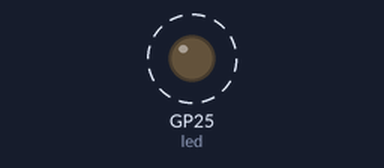
Bench run of a program on a simulated Raspberry Pi Pico running MicroPython. Parts: output pins drawn as LEDs (lit = HIGH). Dashed ring = blinking. What the program prints to the serial console is not drawn.

Above: at 0.12 s.
Timing chart, 0 to 3.0 s (numbered marks = the images above):
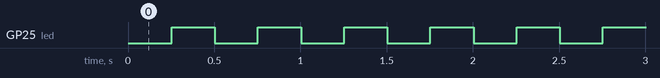

Measured:
- by itself, GP25 (led): alternates HIGH for 0.25 s and LOW for 0.25 s

The program:

I2Cscan.py
```python
import time
from machine import I2C
from machine import Pin

#sdaPIN = machine.Pin(0)
#sclPIN = machine.Pin(1)
sdaPIN = machine.Pin(12)
sclPIN = machine.Pin(13)

i2c = machine.I2C(0, sda=sdaPIN, scl=sclPIN, freq= 400000)
print('Scanning I2C bus...')
devices = i2c.scan()
if(len(devices) == 0):
    print("No i2c device!")
else:
    print('i2c devices found:',len(devices))
    for device in devices:
        print("Decimal address: ", device, " | Hex address: ",hex(device))

Period = 0.5 #Период мигания светодиода
LedPin = 25  #Вывод управления встроенным светодиодом

led = Pin(LedPin, Pin.OUT)

while 1:
    led.low()
    time.sleep(Period / 2)
    led.high()
    time.sleep(Period / 2)
```
